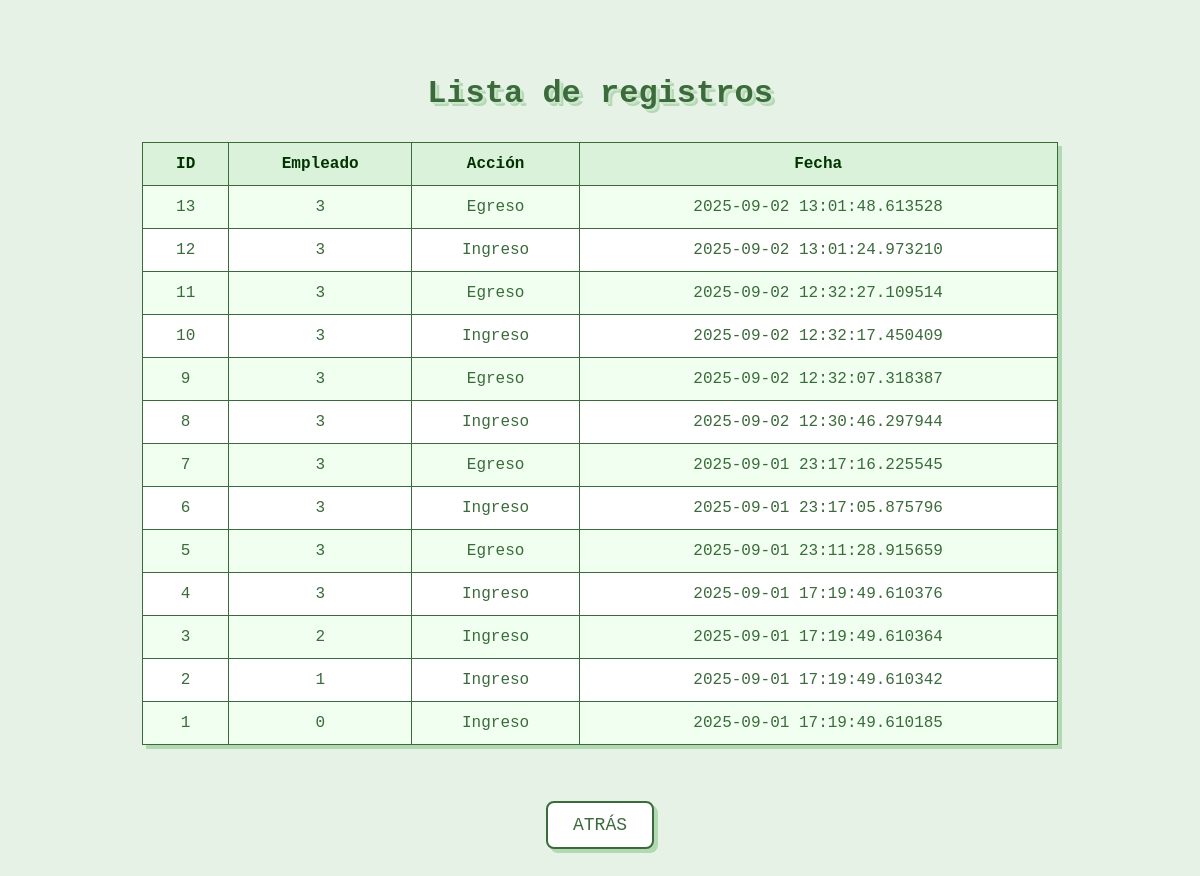
Page /registros on the earlier database version.
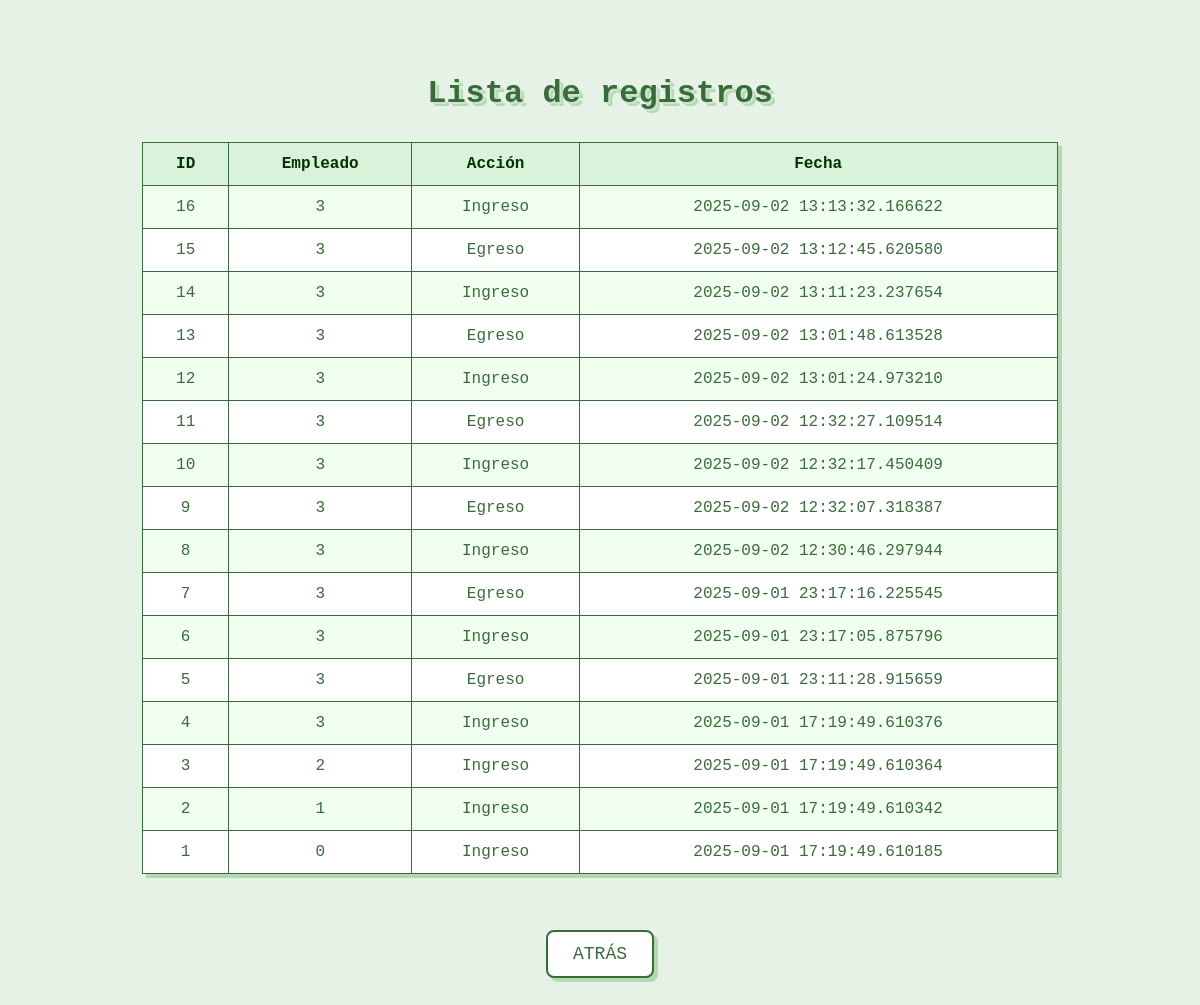
Same page on the later database version.
### tables this page shows
CREATE TABLE registros (id INTEGER PRIMARY KEY,empleado_id INTEGER,accion TEXT,date TIMESTAMP, FOREIGN KEY (empleado_id) REFERENCES empleados(id));

### backend/main.py (the view)
@app.route("/registros")
def registros():
    datos = db.obtener_registros()
    return render_template("registros.html", registros=datos)

### backend/db.py (called while the page is built)
def get_connection():
    return sqlite3.connect(DB_ROUTE)

def obtener_registros():
    conn = get_connection()
    c = conn.cursor()
    c.execute("SELECT id, empleado_id, accion, date FROM registros ORDER BY date DESC")
    registros = c.fetchall()
    conn.close()
    return registros

### frontend/templates/registros.html (shortened to what this page needs)
<!DOCTYPE html>
<html>
<head>
    <link rel="stylesheet" href="{{ url_for('static', filename='registros.css') }}">
</head>
<body>
    <h2>Lista de registros</h2>
    <table border="1">
        <tr>
            <th>ID</th>
            <th>Empleado</th>
            <th>Acción</th>
            <th>Fecha</th>
        </tr>
        {% for r in registros %}
        <tr>
            <td>{{ r[0] }}</td>
            <td>{{ r[1] }}</td>
            <td>{{ r[2] }}</td>
            <td>{{ r[3] }}</td>
        </tr>
        {% endfor %}
    </table>
</body>
</html>
    <a href="{{ url_for('index') }}">
        <button>ATRÁS</button>
    </a>
</body>
</html>

### frontend/static/registros.css (style rules this page uses)
body { font-family: 'Courier New', Courier, monospace; background-color: #e6f2e6; display: flex; flex-direction: column; align-items: center; padding: 40px 20px; color: #3b6b3b; }
h2 { font-size: 32px; margin-bottom: 30px; text-align: center; text-shadow: 2px 2px 0 #cce5cc, 4px 4px 0 #b3d9b3; }
table { border-collapse: collapse; width: 80%; max-width: 1000px; background-color: #ffffff; box-shadow: 4px 4px 0 #b3d9b3; }
th, td { border: 1px solid #3b6b3b; padding: 12px 15px; text-align: center; font-size: 16px; }
th { background-color: #d9f2d9; color: #003300; font-weight: bold; }
tr:nth-child(even) { background-color: #f0fff0; }
a button { font-family: 'Courier New', Courier, monospace; font-size: 18px; padding: 12px 25px; margin-top: 20px; border: 2px solid #3b6b3b; border-radius: 8px; background-color: #ffffff; color: #3b6b3b; cursor: pointer; box-shadow: 4px 4px 0 #b3d9b3; transition: all 0.3s ease; }

Differences in the rows shown:
added registros: id "16", empleado "3", accion "Ingreso", date "2025-09-02 13:13:32.166622"
added registros: id "15", empleado "3", accion "Egreso", date "2025-09-02 13:12:45.620580"
added registros: id "14", empleado "3", accion "Ingreso", date "2025-09-02 13:11:23.237654"
